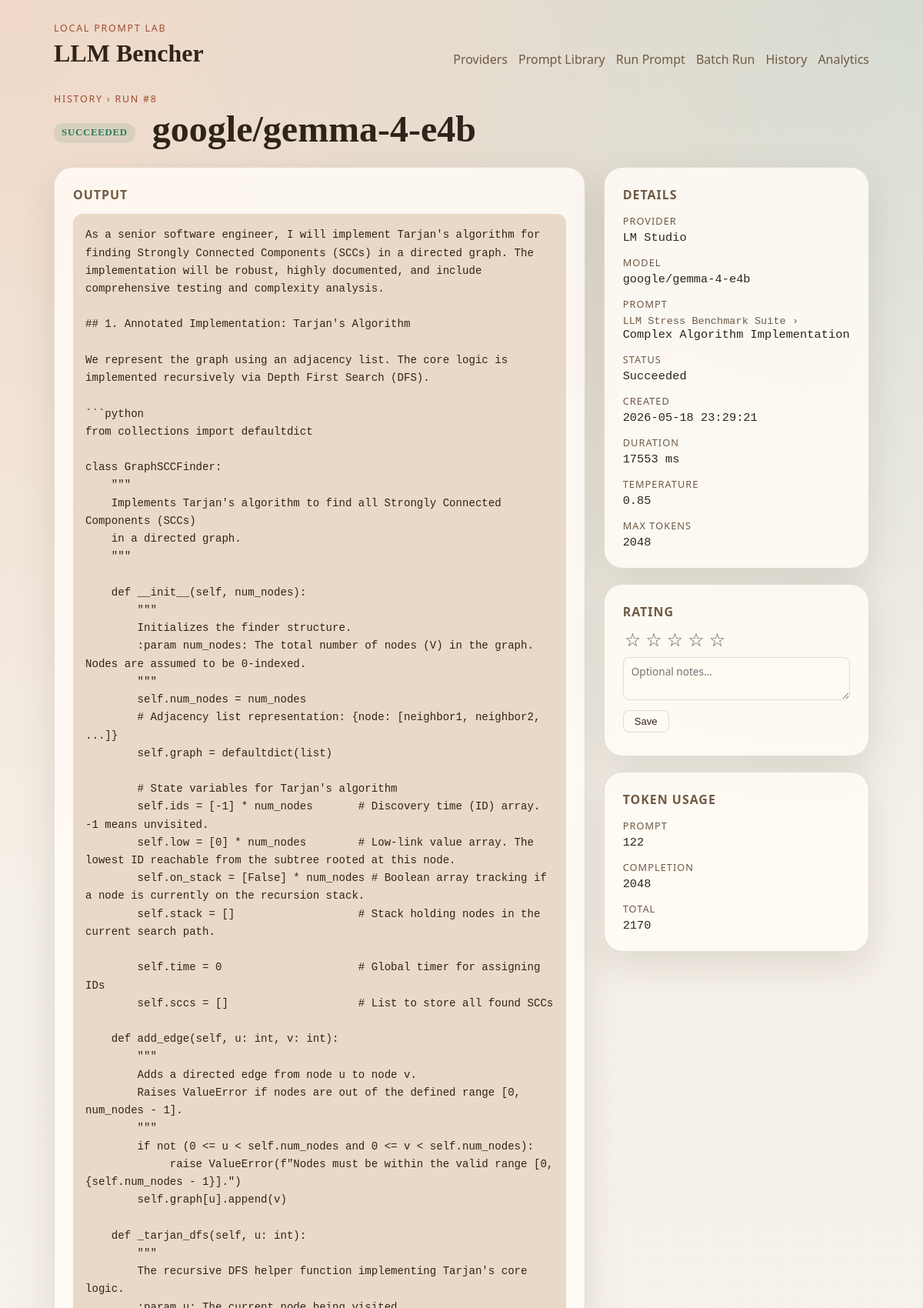
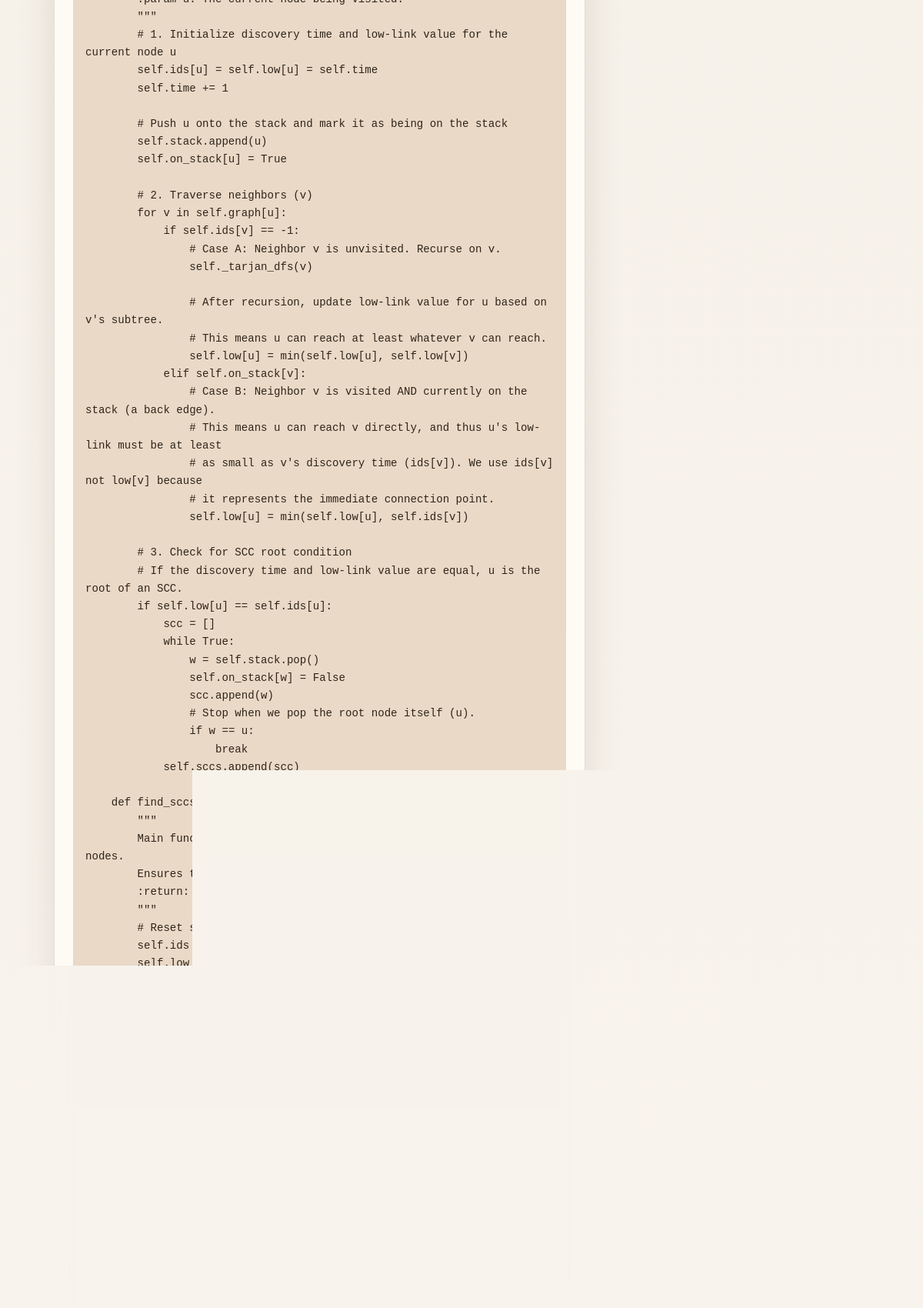
The app's page /runs/8 (upper part) with its own data (2 pictures, top to bottom).
### llm_bencher/models.py (models this page shows)
class TimestampMixin:
    created_at: Mapped[datetime] = mapped_column(
        DateTime(timezone=True),
        default=utc_now,
        nullable=False,
    )
    updated_at: Mapped[datetime] = mapped_column(
        DateTime(timezone=True),
        default=utc_now,
        onupdate=utc_now,
        nullable=False,
    )

class Run(TimestampMixin, Base):
    __tablename__ = "runs"
    id: Mapped[int] = mapped_column(Integer, primary_key=True)
    provider_id: Mapped[int] = mapped_column(ForeignKey("providers.id"), nullable=False)
    provider_model_id: Mapped[int | None] = mapped_column(ForeignKey("provider_models.id"))
    prompt_id: Mapped[int | None] = mapped_column(ForeignKey("prompt_definitions.id"))
    batch_id: Mapped[int | None] = mapped_column(ForeignKey("batch_runs.id"))
    status: Mapped[RunStatus] = mapped_column(
        Enum(RunStatus),
        default=RunStatus.PENDING,
        nullable=False,
    )
    model_identifier: Mapped[str] = mapped_column(String(255), nullable=False)
    model_name: Mapped[str | None] = mapped_column(String(255))
    system_prompt: Mapped[str | None] = mapped_column(Text)
    user_prompt: Mapped[str] = mapped_column(Text, nullable=False)
    template_inputs: Mapped[dict[str, Any]] = mapped_column(JSON, default=dict, nullable=False)
    temperature: Mapped[float | None] = mapped_column(Float)
    max_tokens: Mapped[int | None] = mapped_column(Integer)
    started_at: Mapped[datetime | None] = mapped_column(DateTime(timezone=True))
    completed_at: Mapped[datetime | None] = mapped_column(DateTime(timezone=True))
    failure_message: Mapped[str | None] = mapped_column(Text)
    provider: Mapped["Provider"] = relationship(back_populates="runs")
    provider_model: Mapped["ProviderModel"] = relationship(back_populates="runs")
    prompt: Mapped["PromptDefinition"] = relationship(back_populates="runs")
    batch: Mapped["BatchRun | None"] = relationship(back_populates="runs")
    result: Mapped["RunResult"] = relationship(
        back_populates="run",
        cascade="all, delete-orphan",
        uselist=False,
    )
    rating: Mapped["RunRating | None"] = relationship(
        back_populates="run",
        cascade="all, delete-orphan",
        uselist=False,
    )

class Provider(TimestampMixin, Base):
    __tablename__ = "providers"
    id: Mapped[int] = mapped_column(Integer, primary_key=True)
    slug: Mapped[str] = mapped_column(String(50), unique=True, nullable=False)
    name: Mapped[str] = mapped_column(String(100), nullable=False)
    kind: Mapped[ProviderKind] = mapped_column(Enum(ProviderKind), nullable=False)
    base_url: Mapped[str] = mapped_column(String(255), nullable=False)
    api_key: Mapped[str | None] = mapped_column(String(255))
    is_enabled: Mapped[bool] = mapped_column(Boolean, default=True, nullable=False)
    is_default: Mapped[bool] = mapped_column(Boolean, default=False, nullable=False)
    is_connected: Mapped[bool] = mapped_column(Boolean, default=False, nullable=False)
    last_health_check_at: Mapped[datetime | None] = mapped_column(DateTime(timezone=True))
    last_error: Mapped[str | None] = mapped_column(Text)
    models: Mapped[list["ProviderModel"]] = relationship(
        back_populates="provider",
        cascade="all, delete-orphan",
    )
    runs: Mapped[list["Run"]] = relationship(back_populates="provider")

class PromptSuite(TimestampMixin, Base):
    __tablename__ = "prompt_suites"
    id: Mapped[int] = mapped_column(Integer, primary_key=True)
    slug: Mapped[str] = mapped_column(String(120), unique=True, nullable=False)
    name: Mapped[str] = mapped_column(String(255), nullable=False)
    description: Mapped[str | None] = mapped_column(Text)
    version: Mapped[str | None] = mapped_column(String(50))
    source_path: Mapped[str | None] = mapped_column(String(500))
    checksum: Mapped[str | None] = mapped_column(String(128))
    is_active: Mapped[bool] = mapped_column(Boolean, default=True, nullable=False)
    imported_at: Mapped[datetime | None] = mapped_column(DateTime(timezone=True))
    exported_at: Mapped[datetime | None] = mapped_column(DateTime(timezone=True))
    prompts: Mapped[list["PromptDefinition"]] = relationship(
        back_populates="suite",
        cascade="all, delete-orphan",
    )
    import_records: Mapped[list["PromptImportRecord"]] = relationship(
        back_populates="suite",
        cascade="all, delete-orphan",
    )

class PromptDefinition(TimestampMixin, Base):
    __tablename__ = "prompt_definitions"
    __table_args__ = (
        UniqueConstraint("suite_id", "slug", name="uq_prompt_definitions_suite_slug"),
    )
    id: Mapped[int] = mapped_column(Integer, primary_key=True)
    suite_id: Mapped[int] = mapped_column(ForeignKey("prompt_suites.id"), nullable=False)
    slug: Mapped[str] = mapped_column(String(120), nullable=False)
    title: Mapped[str] = mapped_column(String(255), nullable=False)
    category: Mapped[str | None] = mapped_column(String(120))
    description: Mapped[str | None] = mapped_column(Text)
    system_prompt: Mapped[str | None] = mapped_column(Text)
    user_prompt_template: Mapped[str] = mapped_column(Text, nullable=False)
    tags: Mapped[list[str]] = mapped_column(JSON, default=list, nullable=False)
    variables: Mapped[list[dict[str, Any]]] = mapped_column(JSON, default=list, nullable=False)
    default_temperature: Mapped[float | None] = mapped_column(Float)
    default_max_tokens: Mapped[int | None] = mapped_column(Integer)
    suite: Mapped["PromptSuite"] = relationship(back_populates="prompts")
    runs: Mapped[list["Run"]] = relationship(back_populates="prompt")

class RunResult(Base):
    __tablename__ = "run_results"
    id: Mapped[int] = mapped_column(Integer, primary_key=True)
    run_id: Mapped[int] = mapped_column(ForeignKey("runs.id"), unique=True, nullable=False)
    raw_output_text: Mapped[str] = mapped_column(Text, nullable=False)
    response_metadata: Mapped[dict[str, Any]] = mapped_column(JSON, default=dict, nullable=False)
    latency_ms: Mapped[int | None] = mapped_column(Integer)
    prompt_tokens: Mapped[int | None] = mapped_column(Integer)
    completion_tokens: Mapped[int | None] = mapped_column(Integer)
    total_tokens: Mapped[int | None] = mapped_column(Integer)
    raw_payload: Mapped[dict[str, Any]] = mapped_column(JSON, default=dict, nullable=False)
    created_at: Mapped[datetime] = mapped_column(
        DateTime(timezone=True),
        default=utc_now,
        nullable=False,
    )
    run: Mapped["Run"] = relationship(back_populates="result")

### llm_bencher/web/routes.py (the view)
@router.get("/runs/{run_id}", response_class=HTMLResponse)
def run_detail_page(request: Request, run_id: int) -> HTMLResponse:
    session_factory = request.app.state.session_factory
    back_params = request.query_params.get("back", "")
    with session_factory() as session:
        run = session.scalar(
            select(Run)
            .options(
                selectinload(Run.provider),
                selectinload(Run.provider_model),
                selectinload(Run.prompt).selectinload(PromptDefinition.suite),
                selectinload(Run.result),
                selectinload(Run.rating),
            )
            .where(Run.id == run_id)
        )
        if run is None:
            raise HTTPException(status_code=404, detail="Run not found")
    back_url = f"/history?{back_params}" if back_params else "/history"
    return _render(request, "run_detail.html", run=run, back_url=back_url)

### llm_bencher/templates/run_detail.html (shortened to what this page needs)
{% extends "base.html" %}
{% block content %}
<section class="section-header">
  <div>
    <p class="eyebrow"><a href="{{ back_url }}" style="color:var(--accent);text-decoration:none;">History</a> &rsaquo; Run #{{ run.id }}</p>
    <h1>
      {% if run.status.value == "succeeded" %}
        <span class="badge badge-ready" style="vertical-align:middle;margin-right:10px;">Succeeded</span>
      {% elif run.status.value == "failed" %}
        <span class="badge badge-error" style="vertical-align:middle;margin-right:10px;">Failed</span>
      {% else %}
        <span class="badge badge-muted" style="vertical-align:middle;margin-right:10px;">{{ run.status.value | capitalize }}</span>
      {% endif %}
      {{ run.model_name or run.model_identifier }}
    </h1>
  </div>
</section>
<div style="display:grid;grid-template-columns:2fr 1fr;gap:24px;align-items:start;">
  <div style="display:grid;gap:20px;">
    {% if run.result %}
    <section class="panel">
      <h2 style="margin:0 0 14px;font-size:1rem;text-transform:uppercase;letter-spacing:0.06em;color:var(--muted);">Output</h2>
      <pre style="margin:0;white-space:pre-wrap;word-break:break-word;font-family:'Cascadia Mono','Consolas',monospace;font-size:0.88rem;line-height:1.65;background:var(--bg-accent);padding:16px;border-radius:12px;overflow-x:auto;">{{ run.result.raw_output_text }}</pre>
    </section>
    {% elif run.status.value == "failed" %}
    <section class="panel">
      <h2 style="margin:0 0 14px;font-size:1rem;text-transform:uppercase;letter-spacing:0.06em;color:var(--muted);">Error</h2>
      <p style="margin:0;color:var(--accent);">{{ run.failure_message or "No error message recorded." }}</p>
    </section>
    {% endif %}
  </div>
  <aside style="display:grid;gap:20px;">
    <section class="panel">
      <h2 style="margin:0 0 14px;font-size:1rem;text-transform:uppercase;letter-spacing:0.06em;color:var(--muted);">Details</h2>
      <dl class="meta">
        <div>
          <dt>Provider</dt>
          <dd>{{ run.provider.name if run.provider else "—" }}</dd>
        </div>
        <div>
          <dt>Model</dt>
          <dd>{{ run.model_name or run.model_identifier }}</dd>
        </div>
        {% if run.prompt %}
        <div>
          <dt>Prompt</dt>
          <dd>
            {% if run.prompt.suite %}
            <span style="color:var(--muted);font-size:0.85rem;">{{ run.prompt.suite.name }} &rsaquo;</span><br>
            {% endif %}
            {{ run.prompt.title }}
          </dd>
        </div>
        {% endif %}
        <div>
          <dt>Status</dt>
          <dd>{{ run.status.value | capitalize }}</dd>
        </div>
        <div>
          <dt>Created</dt>
          <dd>{{ run.created_at.strftime("%Y-%m-%d %H:%M:%S") }}</dd>
        </div>
        {% if run.started_at and run.completed_at %}
        <div>
          <dt>Duration</dt>
          <dd>
            {% if run.result and run.result.latency_ms is not none %}
              {{ run.result.latency_ms }} ms
            {% else %}
              {{ ((run.completed_at - run.started_at).total_seconds() * 1000) | int }} ms
            {% endif %}
          </dd>
        </div>
        {% endif %}
        {% if run.temperature is not none %}
        <div>
          <dt>Temperature</dt>
          <dd>{{ run.temperature }}</dd>
        </div>
        {% endif %}
        {% if run.max_tokens is not none %}
        <div>
          <dt>Max tokens</dt>
          <dd>{{ run.max_tokens }}</dd>
        </div>
        {% endif %}
      </dl>
    </section>
    <section class="panel" id="rating-panel">
      <h2 style="margin:0 0 14px;font-size:1rem;text-transform:uppercase;letter-spacing:0.06em;color:var(--muted);">Rating</h2>
      <div class="star-rating" data-run-id="{{ run.id }}">
        {% set current_score = run.rating.score if run.rating else 0 %}
        {% for i in range(1, 6) %}
        <button type="button" class="star-btn{% if i <= current_score %} active{% endif %}" data-score="{{ i }}" aria-label="Rate {{ i }} star{{ 's' if i != 1 else '' }}">
          {% if i <= current_score %}&#9733;{% else %}&#9734;{% endif %}
        </button>
        {% endfor %}
      </div>
      <div style="margin-top:10px;">
        <textarea id="rating-notes" rows="2" placeholder="Optional notes..."
          style="width:100%;padding:8px 10px;border:1px solid var(--border);border-radius:8px;background:var(--surface-strong);color:var(--text);font-size:0.85rem;resize:vertical;font-family:inherit;">{{ run.rating.notes or '' if run.rating else '' }}</textarea>
      </div>
      <div style="display:flex;gap:8px;margin-top:8px;">
        <button type="button" id="save-rating-btn"
          style="padding:6px 14px;border:1px solid var(--border);border-radius:8px;background:var(--surface-strong);color:var(--text);font-size:0.82rem;cursor:pointer;">
          Save
        </button>
      </div>
    </section>
    {% if run.result and (run.result.prompt_tokens is not none or run.result.completion_tokens is not none) %}
    <section class="panel">
      <h2 style="margin:0 0 14px;font-size:1rem;text-transform:uppercase;letter-spacing:0.06em;color:var(--muted);">Token usage</h2>
      <dl class="meta">
        {% if run.result.prompt_tokens is not none %}
        <div><dt>Prompt</dt><dd>{{ run.result.prompt_tokens }}</dd></div>
        {% endif %}
        {% if run.result.completion_tokens is not none %}
        <div><dt>Completion</dt><dd>{{ run.result.completion_tokens }}</dd></div>
        {% endif %}
        {% if run.result.total_tokens is not none %}
        <div><dt>Total</dt><dd>{{ run.result.total_tokens }}</dd></div>
        {% endif %}
      </dl>
    </section>
    {% endif %}
  </aside>
</div>
{% endblock %}

### llm_bencher/static/css/app.css (style rules this page uses)
:root { --bg: #f4efe6; --bg-accent: #ead9c7; --surface: rgba(255, 252, 246, 0.85); --surface-strong: #fffaf2; --border: rgba(75, 47, 24, 0.14); --text: #2f2419; --muted: #6f5a44; --accent: #9d4d2f; --accent-soft: #d66d3a; --ready: #2f7d5b; --shadow: 0 18px 50px rgba(58, 38, 20, 0.12); font-family: "Aptos", "Trebuchet MS", "Segoe UI", sans-serif; }
* { box-sizing: border-box; }
body { margin: 0; color: var(--text); background: radial-gradient(circle at top left, rgba(214, 109, 58, 0.18), transparent 24%), radial-gradient(circle at top right, rgba(61, 120, 107, 0.16), transparent 22%), linear-gradient(180deg, var(--bg) 0%, #f9f5ef 100%); }
a { color: inherit; }
.eyebrow { margin: 0 0 6px; color: var(--accent); font-size: 0.78rem; letter-spacing: 0.14em; text-transform: uppercase; }
.hero, .section-grid, .section-header, .card-list { display: grid; gap: 24px; }
.hero h1, .section-header h1 { margin: 0; font-family: "Georgia", "Times New Roman", serif; font-size: clamp(2rem, 4vw, 3.6rem); line-height: 1.05; }
.panel { padding: 24px; border: 1px solid var(--border); border-radius: 24px; background: var(--surface); box-shadow: var(--shadow); backdrop-filter: blur(10px); }
.stat-label, dt { display: block; color: var(--muted); font-size: 0.8rem; letter-spacing: 0.08em; text-transform: uppercase; }
.card-head h2, .panel h2 { margin: 0 0 12px; }
.badge { display: inline-flex; align-items: center; padding: 6px 10px; border-radius: 999px; font-size: 0.8rem; font-weight: 700; text-transform: uppercase; letter-spacing: 0.06em; }
.badge-ready { background: rgba(47, 125, 91, 0.12); color: var(--ready); }
.meta { display: grid; gap: 14px; margin: 0; }
.meta dd { margin: 4px 0 0; font-family: "Cascadia Mono", "Consolas", monospace; font-size: 0.96rem; }
.star-rating { display: flex; align-items: center; gap: 2px; }
.star-btn { background: none; border: none; cursor: pointer; font-size: 1.5rem; color: var(--muted); padding: 0 2px; line-height: 1; transition: color 0.15s; }

### records on screen
Run: id "8", model_name "google/gemma-4-e4b", status.value "Succeeded", created_at "2026-05-18 23:29:21", temperature "0.85", max_tokens "2048"
Provider: provider "LM Studio"
PromptSuite: prompt.suite.name "LLM Stress Benchmark Suite"
PromptDefinition: prompt "Complex Algorithm Implementation"
RunResult: result.latency_ms "17553", result.prompt_tokens "122", result.completion_tokens "2048", result.total_tokens "2170"

### other values on screen
{{ app_name }} "LLM Bencher"
